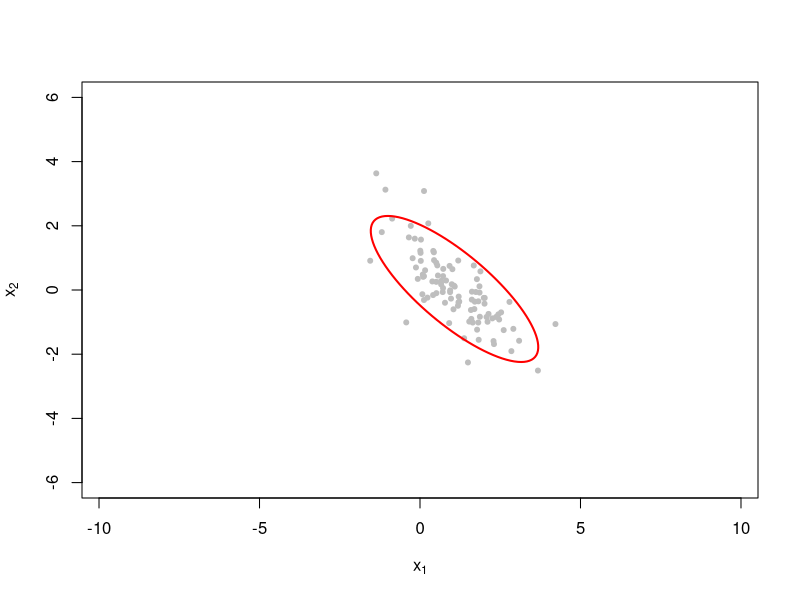
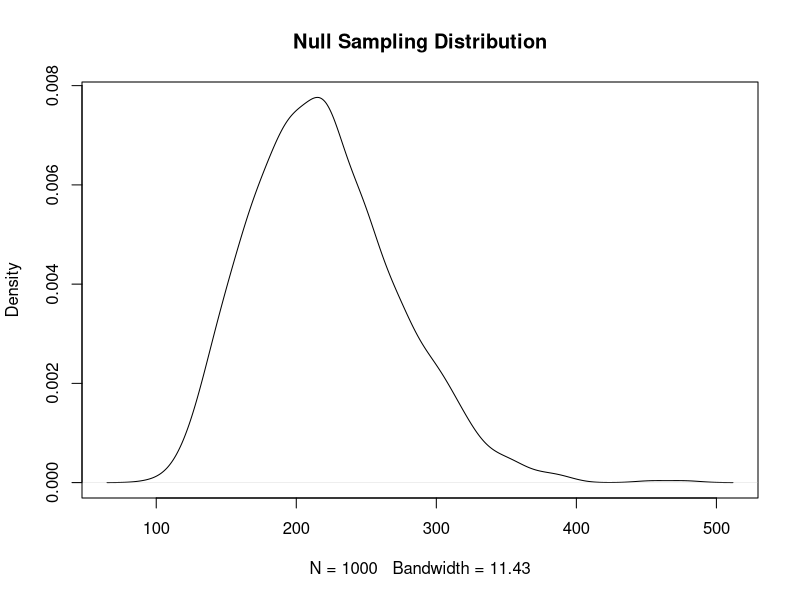

These figures' R source, in order:
## ---- chunk 1
A <- matrix(c(1, 2, 2, -2), nrow=2)
A
## ---- chunk 2
(ee <- eigen(A))

## ---- chunk 3
ee$values[1] * (ee$vectors[,1] %*% t(ee$vectors[,1])) +
  ee$values[2] * (ee$vectors[,2] %*% t(ee$vectors[,2]))

## ---- chunk 4
det(A)
ee$values[1] * ee$values[2] == det(A)
## ---- chunk 5
sum(diag(A))
ee$values[1] + ee$values[2] == sum(diag(A))

## ---- chunk 6
A[,1] * t(A[,2]) 
## ---- chunk 7
(ee$values[1] > 0) && (ee$values[2] > 0)
## ---- chunk 8
(A_inv <- solve(A))
eigen(A_inv)

## ---- chunk 9
library(MASS)
mu <- c(1, 0)
p <- length(mu)
n <- 100
S <- matrix(c(1, -0.8, -0.8, 1), nrow=2)
## ---- chunk 10
rand_out <- MASS::mvrnorm(n=n, mu=mu, Sigma=S)

(x_bar_obs <- colMeans(rand_out))
(S_obs <- var(rand_out))
## ---- chunk 11
library("plotrix")
c2 <- qchisq(1 - 0.05, p)

rho_1 <- S_obs[1, 2] / (sqrt(S_obs[1, 1]) * sqrt(S_obs[2, 2]))
theta_1 <- acos(rho_1)

lambda_obs <- eigen(S)$values

plot(rand_out, xlim = c(-6, 6), ylim = c(-6, 6), xlab = expression(x[1]), 
  ylab = expression(x[2]), pch = 20, col = "grey", asp = 1)

draw.ellipse(x_bar_obs[1], x_bar_obs[2], sqrt(c2 * lambda_obs[1]), sqrt(c2 * lambda_obs[2]), 
  angle = theta_1 * 57.2957795, deg = TRUE, border = "red", lwd = 2)
## ---- chunk 12
p <- ncol(S_obs)
n <- nrow(rand_out)
ee_obs <- eigen(S_obs)

ee_obs$vector

sqrt(ee_obs$values) * sqrt( (p * (n - p)) / (n * (n - p)) * qf(1-0.05,p, n-p )  )

## ---- chunk 13
c2 <- (((n - 1) * p) / (n - p)) * qf(0.95, p, n - p)
x_bar_obs
x_bar_obs[1] + c(-1, 1) * sqrt(c2 * S_obs[1,1] / n)
x_bar_obs[2] + c(-1, 1) * sqrt(c2 * S_obs[2,2] / n)

## ---- chunk 14
x_bar_obs
x_bar_obs[1] + c(-1, 1) * qt(1 - 0.05 / (2 * p), n - 1) * sqrt(S[1,1] / n)
x_bar_obs[2] + c(-1, 1) * qt(1 - 0.05 / (2 * p), n - 1) * sqrt(S[2,2] / n)

## ---- chunk 15
mu_0 <- c(1,0)
# Test Statistic
(T2_obs <- n * t(x_bar_obs - mu_0) %*% solve(S_obs) %*% (x_bar_obs - mu_0))
# critical value
c2
# p-value
1 - pf( (n - p) / ((n - 1) * p) * T2_obs , p, n-p )
## ---- chunk 16
B <- 1000
set.seed(1738)

rand_out_scale <- scale(rand_out, center=T, scale=F)
T2_output <- numeric(B)

for(i in 1:B){
  temp <- rand_out_scale[sample(1:n, replace=T), ]
  x_bar_temp <- colMeans(temp)
  S_temp <- var(temp)
  T2_b <- drop(n * t(x_bar_temp - mu_0) %*% solve(S_temp) %*% (x_bar_temp - mu_0))
  T2_output[i] <- T2_b
}
## ---- chunk 17
plot(density(T2_output), main="Null Sampling Distribution")
abline(v=drop(T2_obs), col="blue")
sum(T2_output >= drop(T2_obs)) / B
